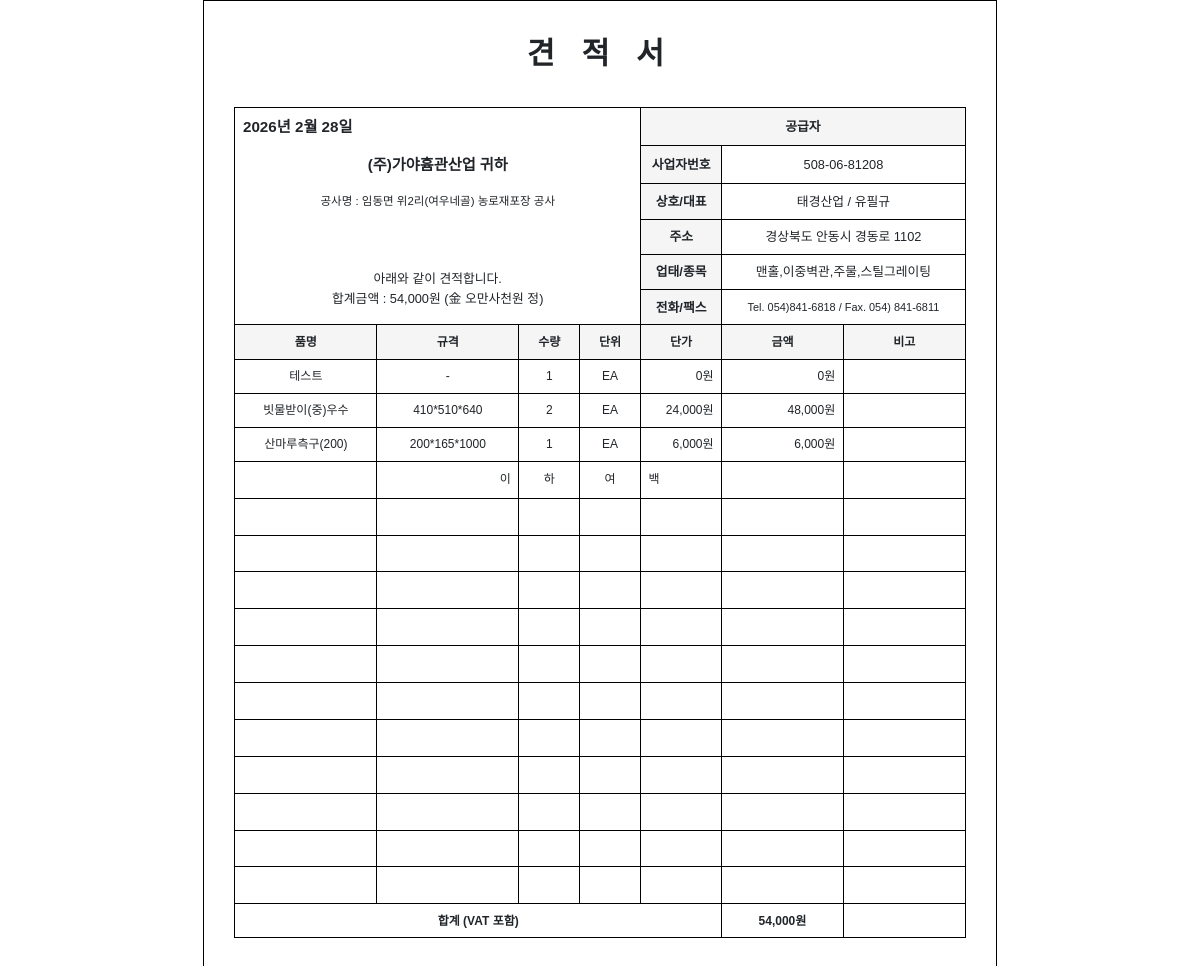
/transactions/1/gyeonjeok, run on the app's committed database.
### models.py (models this page shows, shortened)
class Transaction(db.Model):
    __tablename__ = "transactions"
    id = db.Column(db.Integer, primary_key=True)
    code = db.Column(db.String(10), unique=True)
    customer_id = db.Column(db.Integer, db.ForeignKey("customers.id"), nullable=False)
    transaction_date = db.Column(db.Date, nullable=False)
    estimate_date = db.Column(db.Date)
    delivery_date = db.Column(db.Date)
    claim_date = db.Column(db.Date)
    project_name = db.Column(db.String(500))
    memo = db.Column(db.String(500))
    created_at = db.Column(db.DateTime, default=datetime.utcnow)
    updated_at = db.Column(db.DateTime, default=datetime.utcnow, onupdate=datetime.utcnow)
    items = db.relationship("TransactionItem", backref="transaction", lazy=True, cascade="all, delete-orphan")

class Customer(db.Model):
    __tablename__ = "customers"
    id = db.Column(db.Integer, primary_key=True)
    code = db.Column(db.String(10), unique=True)
    gubun = db.Column(db.String(20), default="일반")
    name = db.Column(db.String(200), nullable=False)
    biz_no = db.Column(db.String(20))
    business_type = db.Column(db.String(100))
    business_item = db.Column(db.String(100))
    phone = db.Column(db.String(50))
    address = db.Column(db.String(500))
    ceo = db.Column(db.String(100))
    remarks = db.Column(db.String(500))
    created_at = db.Column(db.DateTime, default=datetime.utcnow)
    transactions = db.relationship("Transaction", backref="customer", lazy=True)

class CompanyInfo(db.Model):
    __tablename__ = "company_info"
    id = db.Column(db.Integer, primary_key=True)
    biz_no = db.Column(db.String(20))
    name = db.Column(db.String(200))
    ceo = db.Column(db.String(100))
    address = db.Column(db.String(500))
    phone = db.Column(db.String(50))
    fax = db.Column(db.String(50))
    account_no = db.Column(db.String(50))
    account_holder = db.Column(db.String(100))
    bank = db.Column(db.String(100))
    business_type = db.Column(db.String(200))
    stamp_path = db.Column(db.String(500))
    contact = db.Column(db.String(100))
    updated_at = db.Column(db.DateTime, default=datetime.utcnow, onupdate=datetime.utcnow)

class TransactionItem(db.Model):
    __tablename__ = "transaction_items"
    id = db.Column(db.Integer, primary_key=True)
    transaction_id = db.Column(db.Integer, db.ForeignKey("transactions.id"), nullable=False)
    item_id = db.Column(db.Integer, db.ForeignKey("items.id"), nullable=False)
    item_name_custom = db.Column(db.String(200))
    spec_custom = db.Column(db.String(100))
    unit_custom = db.Column(db.String(20))
    quantity = db.Column(db.Integer, default=1)
    unit_price = db.Column(db.Integer, default=0)
    supply_amount = db.Column(db.Integer, default=0)
    vat = db.Column(db.Integer, default=0)
    total = db.Column(db.Integer, default=0)
    item = db.relationship("Item", backref="transaction_items")

class Item(db.Model):
    __tablename__ = "items"
    id = db.Column(db.Integer, primary_key=True)
    code = db.Column(db.String(10), unique=True)
    name = db.Column(db.String(200), nullable=False)
    spec = db.Column(db.String(100))
    unit = db.Column(db.String(20), default="EA")
    unit_price = db.Column(db.Integer, default=0)
    image_path = db.Column(db.String(500))
    created_at = db.Column(db.DateTime, default=datetime.utcnow)

### routes.py (the view)
    @app.route("/transactions/<int:id>/gyeonjeok")
    def gyeonjeok_print(id):
        t = Transaction.query.get_or_404(id)
        rows = _transaction_rows(t)
        total_supply, _, total_amount = _totals(rows)
        popup = request.args.get("popup") == "1"
        show_stamp = request.args.get("stamp") == "1"
        return render_template(
            "print/gyeonjeok.html",
            transaction=t,
            customer=t.customer,
            rows=rows,
            total_supply=total_supply,
            total_amount=total_amount,
            total_amount_korean=amount_to_korean_won(total_amount),
            supplier=_supplier(),
            popup=popup,
            show_stamp=show_stamp,
        )

### routes.py (called while the page is built)
def _transaction_rows(t):
    rows = []
    for ti in t.items:
        spec = ti.spec_custom or (ti.item.spec if ti.item else None) or "-"
        unit = ti.unit_custom or (ti.item.unit if ti.item else "EA") or "EA"
        rows.append({
            "name": (ti.item_name_custom or ti.item.name) if ti.item else (ti.item_name_custom or "-"),
            "spec": spec,
            "unit": unit,
            "quantity": ti.quantity,
            "unit_price": ti.unit_price,
            "supply_amount": ti.supply_amount,
            "vat": ti.vat,
            "total": ti.total,
        })
    return rows

def _totals(rows):
    total_supply = sum(r["supply_amount"] for r in rows)
    total_vat = sum(r["vat"] for r in rows)
    total_amount = sum(r["total"] for r in rows)
    return total_supply, total_vat, total_amount

### utils.py (called while the page is built)
def num_to_korean(n):
    if n == 0:
        return "영"
    s = str(n)
    result = []
    len_s = len(s)
    for i, c in enumerate(s):
        d = int(c)
        pos = len_s - i - 1
        unit2_idx = pos // 4
        unit1_idx = pos % 4
        if d == 0:
            if unit1_idx == 0 and unit2_idx > 0:
                block = s[max(0, i - 3) : i + 1]
                if block and int(block) > 0:
                    result.append(_UNIT2[unit2_idx])
            continue
        result.append(_CR[d])
        result.append(_UNIT1[unit1_idx])
        if unit1_idx == 0 and unit2_idx > 0:
            result.append(_UNIT2[unit2_idx])
    return "".join(result)

def amount_to_korean_won(n):
    return "金 " + num_to_korean(n) + "원 정"

### templates/print/gyeonjeok.html (shortened to what this page needs)
<!DOCTYPE html>
<html lang="ko">
<head>
  <link href="https://cdn.jsdelivr.net/npm/bootstrap@5.3.2/dist/css/bootstrap.min.css" rel="stylesheet">
</head>
<body>
  <div class="print-area">
    <div class="gyeonjeok-title">견  적  서</div>
    <div class="gyeonjeok-merged">
      <table class="gyeonjeok-info-table">
        <colgroup><col style="width:11.11%"><col style="width:44.45%"><col style="width:11.11%"><col style="width:33.33%"></colgroup>
        <tr>
          <td colspan="2" class="section-title gyeonjeok-date-cell gyeonjeok-left-no-border gyeonjeok-left-large"><span id="displayDate">{{ (transaction.estimate_date or transaction.transaction_date).year }}년 {{ (transaction.estimate_date or transaction.transaction_date).month }}월 {{ (transaction.estimate_date or transaction.transaction_date).day }}일</span></td>
          <th colspan="2" class="section-title">공급자</th>
        </tr>
        <tr>
          <td colspan="2" class="gyeonjeok-left-no-border gyeonjeok-left-large gyeonjeok-gwiha">{{ (customer.name or '') }} 귀하</td>
          <th>사업자번호</th><td>{{ supplier.biz_no or '' }}</td>
        </tr>
        <tr>
          <td colspan="2" class="gyeonjeok-left-no-border gyeonjeok-left-large gyeonjeok-gongsa{% if (transaction.project_name or '')|length > 22 %} gyeonjeok-cell-addr{% endif %}">공사명 : {{ transaction.project_name or '' }}</td>
          <th>상호/대표</th><td class="name-with-stamp"><span class="name-text">{{ (supplier.name or '') }} / {{ (supplier.ceo or '') }}</span></td>
        </tr>
        <tr>
          <td colspan="2" class="gyeonjeok-left-no-border"></td>
          <th>주소</th><td{% if (supplier.address or '')|length > 22 %} class="gyeonjeok-cell-addr"{% endif %}>{{ supplier.address or '' }}</td>
        </tr>
        <tr>
          <td colspan="2" rowspan="2" class="gyeonjeok-amount-cell">아래와 같이 견적합니다.<br>합계금액 : {{ "{:,}".format(total_amount) }}원 ({{ total_amount_korean }})</td>
          <th>업태/종목</th><td{% if (supplier.business_type or '')|length > 22 %} class="gyeonjeok-cell-small"{% endif %}>{{ supplier.business_type or '' }}</td>
        </tr>
        <tr>
          <th>전화/팩스</th><td class="gyeonjeok-contact-cell">{{ (supplier.phone or '') }} / {{ (supplier.fax or '') }}</td>
        </tr>
      </table>
      <table class="gyeonjeok-detail-table">
        <colgroup><col style="width:19.44%"><col style="width:19.44%"><col style="width:8.33%"><col style="width:8.33%"><col style="width:11.11%"><col style="width:16.67%"><col style="width:16.67%"></colgroup>
        <thead>
          <tr>
            <th>품명</th>
            <th>규격</th>
            <th>수량</th>
            <th>단위</th>
            <th>단가</th>
            <th>금액</th>
            <th>비고</th>
          </tr>
        </thead>
        <tbody>
          {% for r in rows %}
          <tr>
            <td{% if (r.name or '')|length > 15 %} class="gyeonjeok-cell-small"{% endif %}>{{ r.name or '' }}</td>
            <td{% if (r.get('spec') or '')|length > 15 %} class="gyeonjeok-cell-small"{% endif %}>{{ r.get('spec') or '' }}</td>
            <td>{{ r.quantity or '' }}</td>
            <td>{{ r.unit or '' }}</td>
            <td>{{ "{:,}".format((r.total // r.quantity) if r.quantity else 0) }}원</td>
            <td>{{ "{:,}".format(r.total) }}원</td>
            <td></td>
          </tr>
          {% endfor %}
          {% set blank_count = (15 - rows|length) if rows|length < 15 else 0 %}
          {% if blank_count > 0 %}
          <tr class="blank-row gyeonjeok-ihayebek-row"><td></td><td>이</td><td>하</td><td>여</td><td>백</td><td></td><td></td></tr>
          {% for i in range(blank_count - 1) %}
          <tr class="blank-row"><td>&nbsp;</td><td>&nbsp;</td><td>&nbsp;</td><td>&nbsp;</td><td>&nbsp;</td><td>&nbsp;</td><td>&nbsp;</td></tr>
          {% endfor %}
          {% endif %}
          <tr class="gyeonjeok-total-row">
            <td colspan="5" class="text-center">합계 (VAT 포함)</td>
            <td>{{ "{:,}".format(total_amount) }}원</td>
            <td></td>
          </tr>
        </tbody>
      </table>
    </div>
  </div>
</body>
</html>

### templates/print/gyeonjeok.html (style rules this page uses)
body { background-color: unset; background: unset; text-align: center; }
.print-area { max-width: 210mm; margin: 0 auto; padding: 8mm; border: 1px solid #000; font-family: "Noto Sans KR", "Malgun Gothic", "Apple SD Gothic Neo", sans-serif; }
.gyeonjeok-title { font-size: 1.9rem; font-weight: bold; text-align: center; margin-bottom: 8mm; letter-spacing: 0.3em; }
.gyeonjeok-merged { page-break-inside: avoid; }
.gyeonjeok-info-table { width: 100%; border-collapse: collapse; font-size: 0.8rem; table-layout: fixed; border: 1px solid #000; border-bottom: none; }
.gyeonjeok-info-table th, .gyeonjeok-info-table td { border: 1px solid #000; padding: 2mm; }
.gyeonjeok-info-table th { background: #f5f5f5; font-weight: bold; white-space: nowrap; text-align: center; }
.gyeonjeok-info-table .gyeonjeok-amount-cell { vertical-align: middle; text-align: center; padding: 1mm 2mm; line-height: 1.6; white-space: normal; }
.gyeonjeok-info-table .name-with-stamp { position: relative; }
.gyeonjeok-info-table .section-title { font-weight: bold; text-align: center; }
.gyeonjeok-info-table .gyeonjeok-date-cell { text-align: left; }
.gyeonjeok-info-table .gyeonjeok-left-no-border { border-top: none; border-bottom: none; }
.gyeonjeok-info-table .gyeonjeok-date-cell.gyeonjeok-left-no-border { border-top: 1px solid #000; }
.gyeonjeok-info-table .gyeonjeok-amount-cell { border-top: none; }
.gyeonjeok-info-table .gyeonjeok-left-large { font-size: 0.95rem; }
.gyeonjeok-info-table .gyeonjeok-gwiha { font-weight: bold; }
.gyeonjeok-info-table .gyeonjeok-gongsa { text-align: center; }
.gyeonjeok-info-table .gyeonjeok-contact-cell { font-size: calc(0.6rem + 1pt); white-space: nowrap; }
.gyeonjeok-info-table tr { height: 6mm; }
.gyeonjeok-info-table .gyeonjeok-cell-addr { font-size: 0.72rem; }
.gyeonjeok-detail-table { width: 100%; border-collapse: collapse; font-size: 0.75rem; table-layout: fixed; border: 1px solid #000; border-top: none; margin-top: -1px; }
.gyeonjeok-detail-table th, .gyeonjeok-detail-table td { border: 1px solid #000; padding: 2mm; white-space: nowrap; overflow: hidden; text-overflow: ellipsis; box-sizing: border-box; }
.gyeonjeok-detail-table th { background: #f5f5f5; text-align: center; font-weight: bold; height: 5.5mm; }
.gyeonjeok-detail-table tbody tr { height: 5.5mm; }
.gyeonjeok-detail-table tbody tr td { height: 5.5mm; min-height: 5.5mm; }
.gyeonjeok-detail-table tbody tr.blank-row td { height: 5.5mm !important; min-height: 5.5mm !important; line-height: 5.5mm !important; }
.gyeonjeok-detail-table tbody tr.blank-row.gyeonjeok-ihayebek-row td:nth-child(2) { text-align: right; }
.gyeonjeok-detail-table tbody tr.blank-row.gyeonjeok-ihayebek-row td:nth-child(5) { text-align: left; }
.gyeonjeok-detail-table tbody td:nth-child(1), .gyeonjeok-detail-table tbody td:nth-child(2), .gyeonjeok-detail-table tbody td:nth-child(3), .gyeonjeok-detail-table tbody td:nth-child(4) { text-align: center; }
.gyeonjeok-detail-table tbody td:nth-child(5), .gyeonjeok-detail-table tbody td:nth-child(6) { text-align: right; }
.gyeonjeok-detail-table tbody td:nth-child(7) { text-align: left; }
.gyeonjeok-detail-table .gyeonjeok-total-row td { font-weight: bold; height: 5.5mm; }

### data on the page
Transaction: estimate_date+transaction_date "2026", estimate_date+transaction_date "2", estimate_date+transaction_date "28"
Customer: name "(주)가야흄관산업"
CompanyInfo: biz_no "508-06-81208", name "태경산업", ceo "유필규", address "경상북도 안동시 경동로 1102", business_type "맨홀,이중벽관,주물,스틸그레이팅", phone "Tel. 054)841-6818", fax "Fax. 054) 841-6811"
TransactionItem: item_name_custom "테스트", r "-", quantity "1", unit_custom "EA", total "0"
Item: name "빗물받이(중)우수", spec "410*510*640", unit "EA"
TransactionItem: total "24,000", total "48,000"
Item: name "산마루측구(200)", spec "200*165*1000", unit "EA"
TransactionItem: total "6,000", total "6,000"

### other printed values
{{ "{:,}".format(total_amount) }} "54,000"
{{ total_amount_korean }} "金 오만사천원 정"
{{ r.quantity or '' }} "2" "1"
